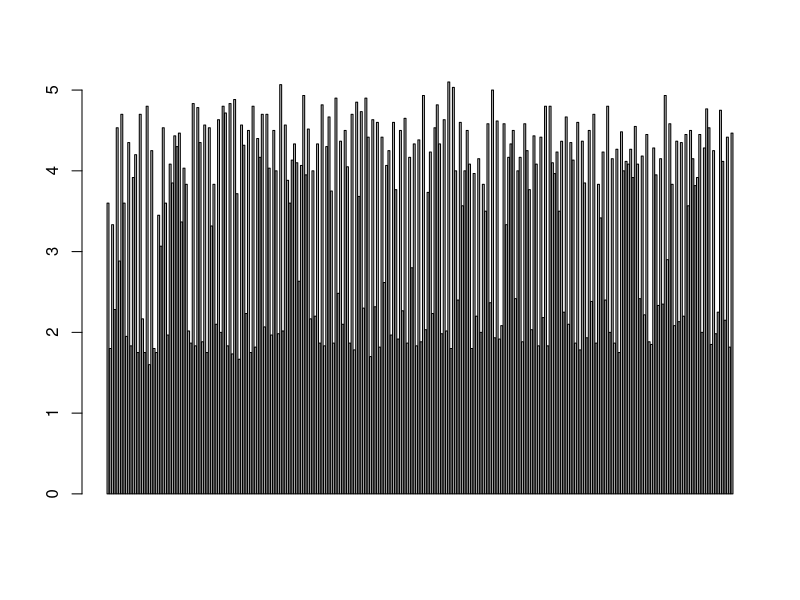
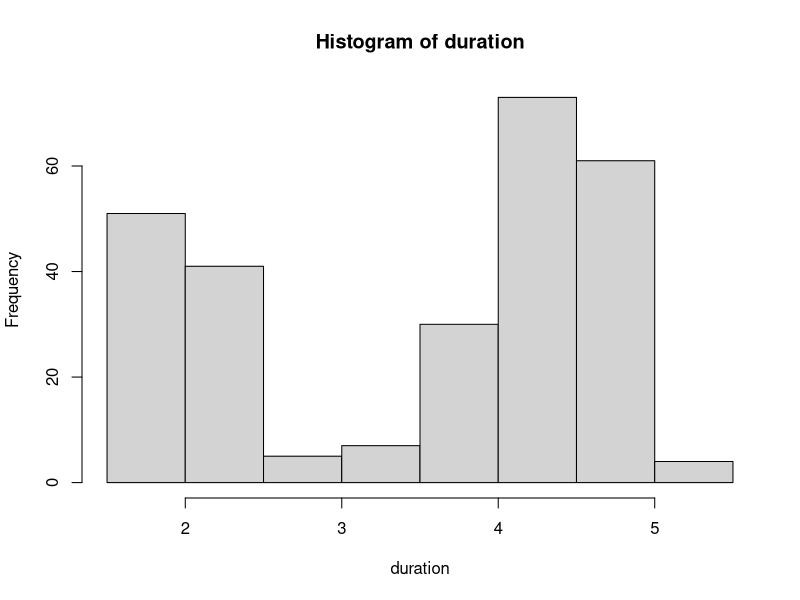
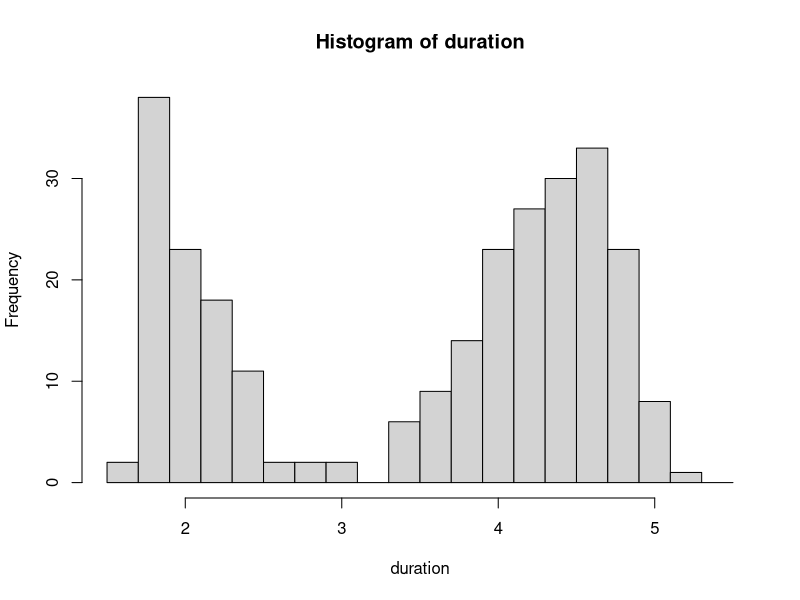
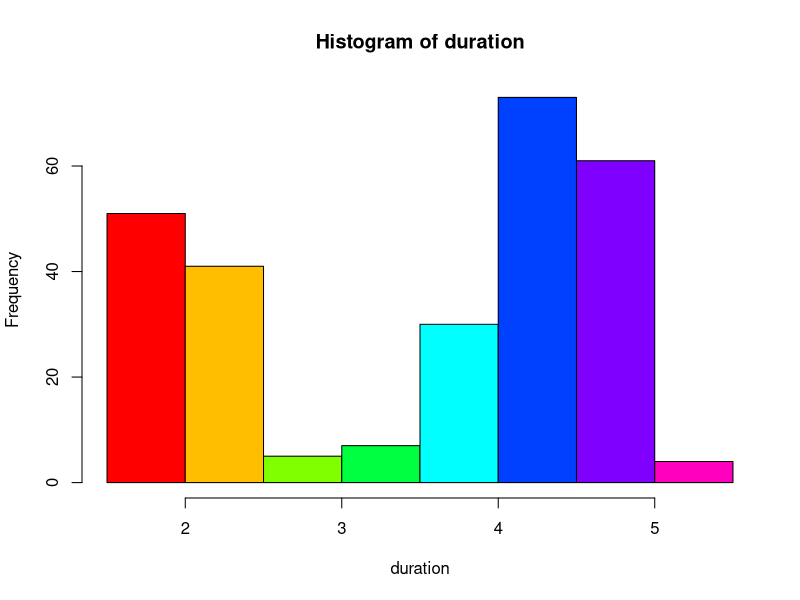
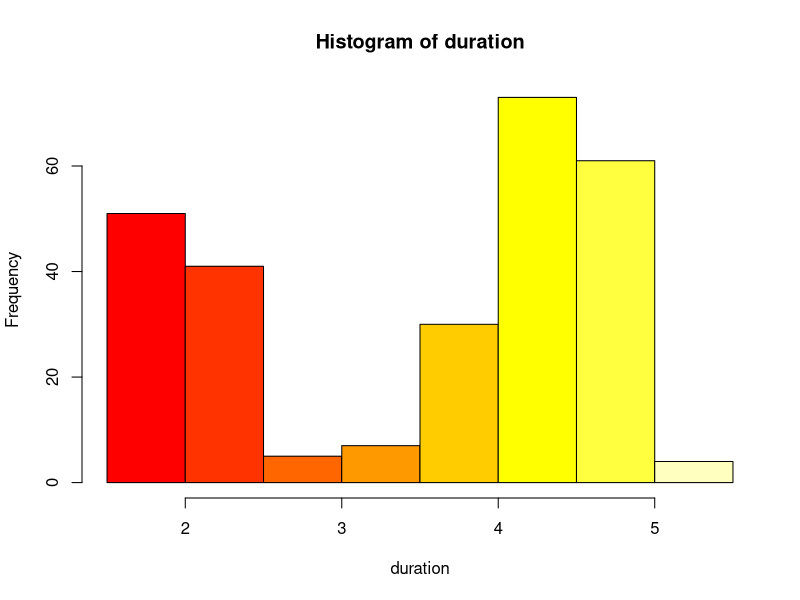
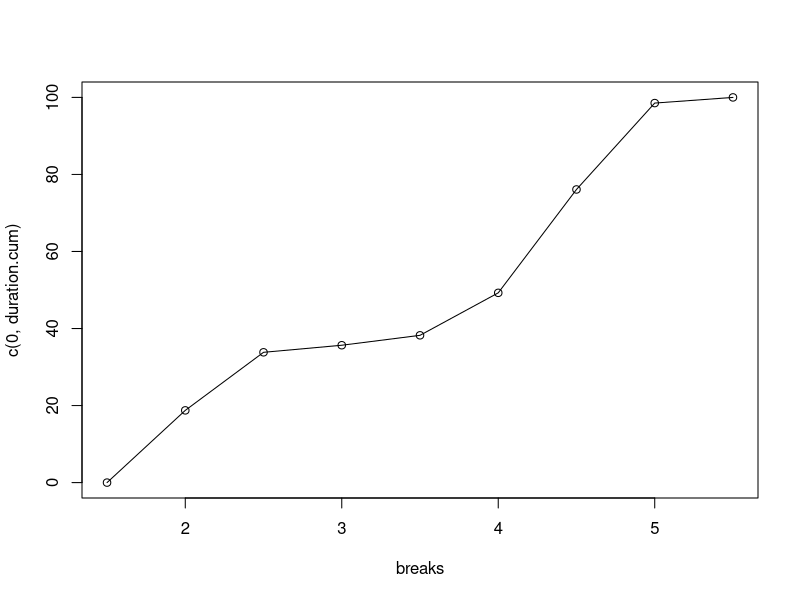
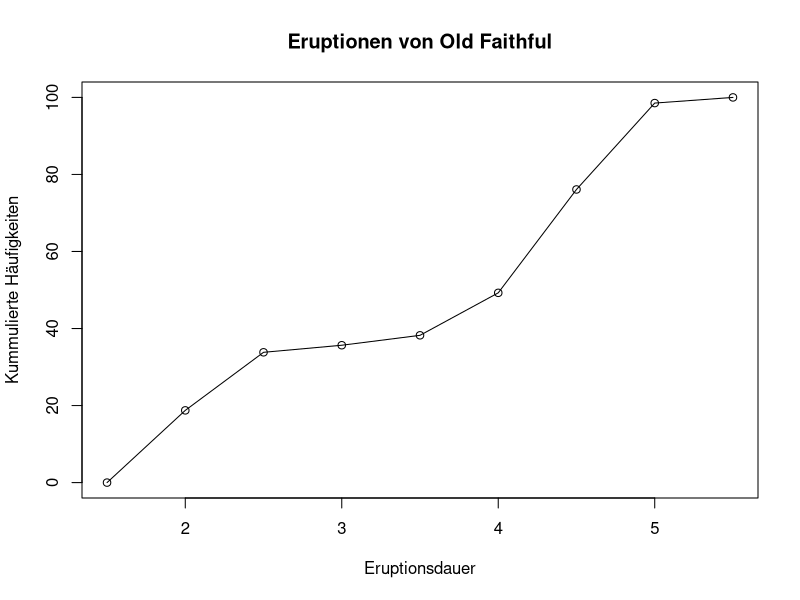
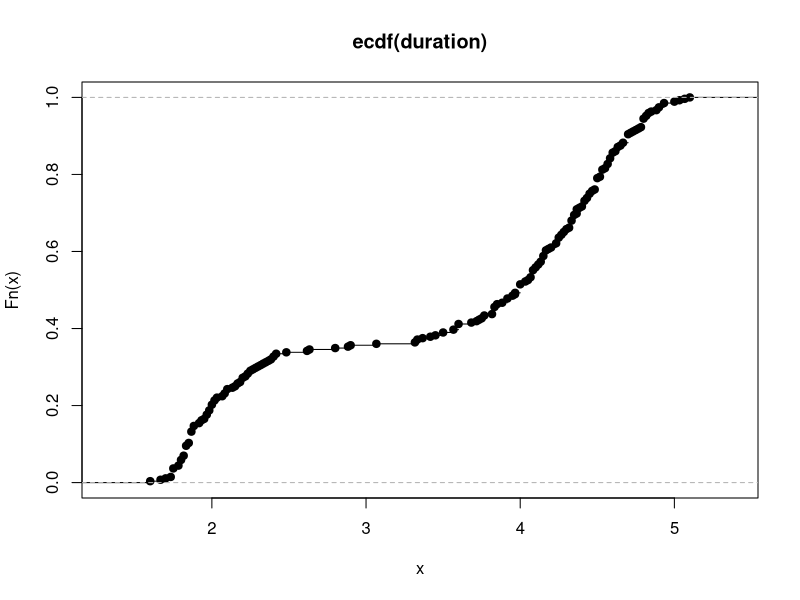

Generate these figures, in order, with R:

# Auflösen von linearem Gleichungssystem

# Koeffizientenmatrix
# [ 3  1 ]
# [ 1 -4 ]
a.mat <- matrix(c(3,1,1,-4), nrow = 2, byrow = TRUE)

# Lösungsmatrix
# [ -7 ]
# [ 3 ]
b.mat <- matrix(c(-7,2), nrow = 2, byrow = TRUE)

# Auflösen
solve(a.mat, b.mat)


# Deskriptive Statistik
head(faithful)

# Nicht sinnvoll
barplot(faithful$eruptions)

# Abkürzen
duration <- faithful$eruptions

# Range bestimmen
range(duration)

# Stops/Breite bestimmen
breaks <- seq(1.5, 5.5, by=.5)

# Auszählen, resp. aufteilen in die Segmente
duration.cut <- cut(duration, breaks, right = FALSE)

# Tabelle erstellen
table(duration.cut)

#cbind(table(duration.cut))

# Histogramm erstellen
hist(duration, right = FALSE)

# Vektoren mitliefern
hist(duration, right = FALSE, breaks = seq(1.5, 5.5, by=.2))

# Farben
farben <- rainbow(8)
hist(duration, right = FALSE, col = farben)

# Heat
hist(duration, right = FALSE, col = heat.colors(8))

# Tabelle speichern
duration.freq <- table(duration.cut)

# Prozente bestimmen
duration.relfreq <- duration.freq/nrow(faithful)

# Option zwischenspeichern
old = options(digits = 3)

duration.percentage <- duration.relfreq * 100

# Options zurücksetzen
options(old)

# Oder ohne Options
round(duration.relfreq * 100, digits = 1)

# Summenhäufigkeit
duration.cum <- cumsum(duration.percentage)

# Plot machen nachem beide Spalten gleich
plot(breaks, c(0, duration.cum))

# Linien hinzufügen
lines(breaks, c(0, duration.cum))

plot(breaks, c(0,duration.cum), xlab = "Eruptionsdauer", 
      ylab = "Kummulierte Häufigkeiten", main = "Eruptionen von Old Faithful")

lines(breaks, c(0, duration.cum))

cumfreq0 <- c(0, duration.cum)

# Das Ganze in Prozenten anzeigen
# Exercise

# Empirical Cumulative Distribution Function
fn <- ecdf(duration)
plot(fn)

# Dauer der Eruptionen mit Wartedauer gegenüberstellen
waiting <- faithful$waiting

plot(duration, waiting) # Gleichsinnig gerichtete, lineare Abhängigkeit

# Lineares Modell erzeugen
abline(lm(waiting ~ duration))



